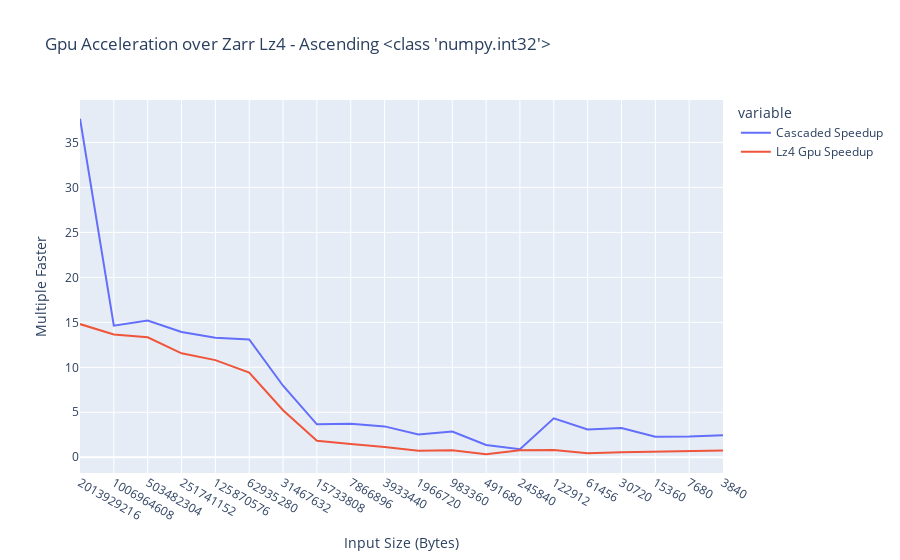

The cell this chart's notebook holds for it:
### Code cell
import plotly.express as px
title = 'Gpu Acceleration over Zarr Lz4 - ' + TARGET + " " + str(DTYPE)
subtitle = 'Includes host->gpu copy time'
fig = px.line(df, x='Input Size (Bytes)',
              y=['Cascaded Speedup', 'Lz4 Gpu Speedup'],
              labels={'value': 'Multiple Faster'},
              title=title)
fig.update_xaxes(type='category')
fig.show()

### Figure 1 — Plotly figure (JSON) as saved in the notebook; plotly's stock layout.template omitted (floating-point values rounded to 4 significant figures)
{"data": [{"hovertemplate": "variable=Cascaded Speedup<br>Input Size (Bytes)=%{x}<br>Multiple Faster=%{y}<extra></extra>", "legendgroup": "Cascaded Speedup", "line": {"color": "#636efa", "dash": "solid"}, "marker": {"symbol": "circle"}, "mode": "lines", "name": "Cascaded Speedup", "orientation": "v", "showlegend": true, "type": "scatter", "x": [2013929216, 1006964608, 503482304, 251741152, 125870576, 62935280, 31467632, 15733808, 7866896, 3933440, 1966720, 983360, 491680, 245840, 122912, 61456, 30720, 15360, 7680, 3840], "xaxis": "x", "y": [37.65, 14.63, 15.21, 13.93, 13.27, 13.1, 7.95, 3.66, 3.727, 3.431, 2.541, 2.853, 1.363, 0.8838, 4.321, 3.097, 3.24, 2.291, 2.317, 2.457], "yaxis": "y"}, {"hovertemplate": "variable=Lz4 Gpu Speedup<br>Input Size (Bytes)=%{x}<br>Multiple Faster=%{y}<extra></extra>", "legendgroup": "Lz4 Gpu Speedup", "line": {"color": "#EF553B", "dash": "solid"}, "marker": {"symbol": "circle"}, "mode": "lines", "name": "Lz4 Gpu Speedup", "orientation": "v", "showlegend": true, "type": "scatter", "x": [2013929216, 1006964608, 503482304, 251741152, 125870576, 62935280, 31467632, 15733808, 7866896, 3933440, 1966720, 983360, 491680, 245840, 122912, 61456, 30720, 15360, 7680, 3840], "xaxis": "x", "y": [14.81, 13.65, 13.33, 11.55, 10.8, 9.411, 5.231, 1.824, 1.48, 1.146, 0.7175, 0.7755, 0.3211, 0.7656, 0.801, 0.4425, 0.5617, 0.6372, 0.6574, 0.7488], "yaxis": "y"}], "layout": {"autosize": true, "legend": {"title": {"text": "variable"}, "tracegroupgap": 0}, "title": {"text": "Gpu Acceleration over Zarr Lz4 - Ascending <class 'numpy.int32'>"}, "xaxis": {"anchor": "y", "autorange": true, "domain": [0, 1], "range": [0, 19], "title": {"text": "Input Size (Bytes)"}, "type": "category"}, "yaxis": {"anchor": "x", "autorange": true, "domain": [0, 1], "range": [-1.753, 39.72], "title": {"text": "Multiple Faster"}, "type": "linear"}}}
